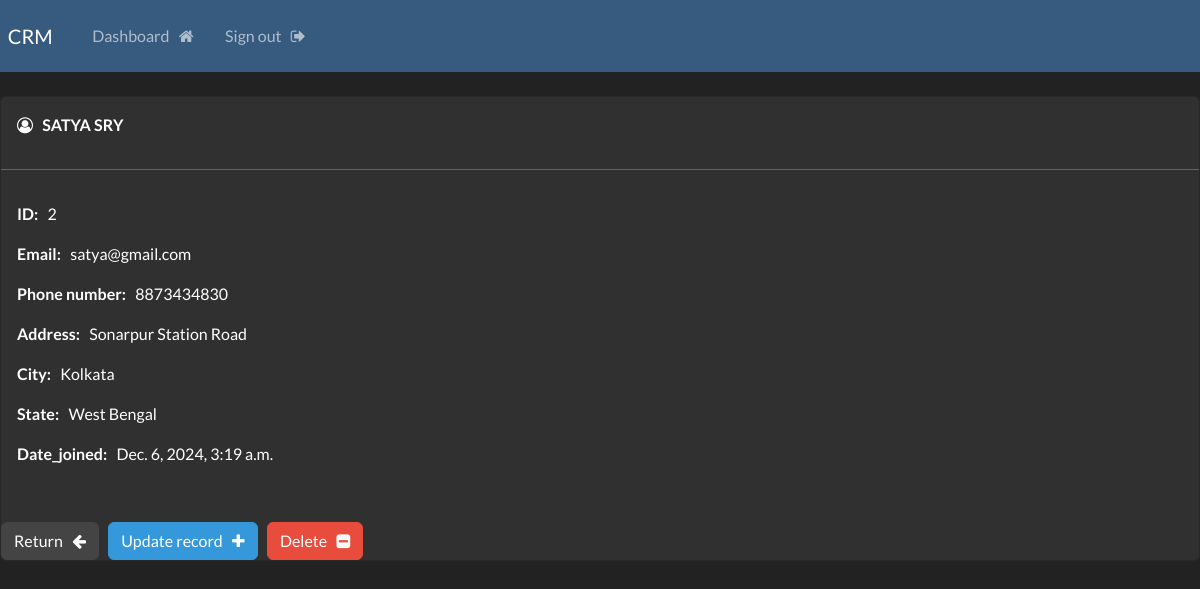
/crm/record/2 (signed in), run on the app's committed database.
### crm/models.py (models this page shows, shortened)
class Record(models.Model):
    creation_date = models.DateTimeField(auto_now_add=True)
    first_name = models.CharField(max_length=100)
    last_name = models.CharField(max_length=100)
    email = models.CharField(max_length=200)
    phone = models.CharField(max_length=20)
    address = models.CharField(max_length=200)
    city = models.CharField(max_length=300)
    state = models.CharField(max_length=100)

### crm/views.py (the view)
# urls.py: path('record/<int:pk>', views.view_record, name='record'),
@login_required(login_url='my-login')
def view_record(request, pk):
    all_records = Record.objects.get(id=pk)
    context = {'record': all_records}
    return render(request, 'crm/view-record.html', context=context)

### crm/templates/crm/view-record.html (shortened to what this page needs)
{% extends 'crm/layout.html' %}
{% block content %}
  <div class='card'>
    <div class='card-body'>
      <i class='fa fa-user-circle-o' aria-hidden='true'></i>  &nbsp;
      <strong>
        {{record.first_name|upper}}
        {{record.last_name|upper}}
      </strong>
    </div>
    <hr>
    <div class='card-body'>
      <p> <strong> ID: &nbsp;</strong> {{record.id}} </p>
      <p> <strong> Email: &nbsp;</strong> {{record.email}} </p>
      <p> <strong> Phone number: &nbsp;</strong> {{record.phone}} </p>
      <p> <strong> Address: &nbsp;</strong> {{record.address}} </p>
      <p> <strong> City: &nbsp;</strong> {{record.city}} </p>
      <p> <strong> State: &nbsp;</strong> {{record.state}} </p>
      <p> <strong> Date_joined: &nbsp;</strong> {{record.creation_date}} </p>
    </div>
    <br>
    <div>
      <a href="{% url 'dashboard' %}" class='btn btn-secondary'>Return &nbsp; <i class='fa fa-arrow-left' aria-hidden='true' ></i> </a>
      <a href="{% url 'update-record' record.id %}" class='btn btn-info'>Update record &nbsp; <i class='fa fa-plus' aria-hidden='true'></i> </a>
      <a href="{% url 'delete-record' record.id %}" class='btn btn-danger'>Delete &nbsp; <i class='fa fa-minus-square' aria-hidden='true'></i></a>
    </div>
  </div>
{% endblock %}

### data on the page
Record: first_name "SATYA", last_name "SRY", id "2", email "satya@gmail.com", phone "8873434830", address "Sonarpur Station Road", city "Kolkata", state "West Bengal", creation_date "Dec. 6, 2024, 3:19 a.m."
